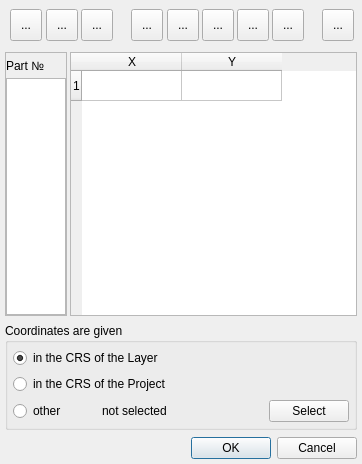
<?xml version="1.0" encoding="UTF-8"?>
<ui version="4.0">
 <class>numericalDigitize_MainDialog</class>
 <widget class="QDialog" name="numericalDigitize_MainDialog">
  <property name="windowModality">
   <enum>Qt::ApplicationModal</enum>
  </property>
  <property name="geometry">
   <rect>
    <x>0</x>
    <y>0</y>
    <width>360</width>
    <height>464</height>
   </rect>
  </property>
  <property name="windowTitle">
   <string>Add numerical feature</string>
  </property>
  <property name="toolTip">
   <string/>
  </property>
  <property name="locale">
   <locale language="English" country="UnitedStates"/>
  </property>
  <layout class="QGridLayout" name="gridLayout">
   <property name="leftMargin">
    <number>5</number>
   </property>
   <property name="topMargin">
    <number>5</number>
   </property>
   <property name="rightMargin">
    <number>5</number>
   </property>
   <property name="bottomMargin">
    <number>5</number>
   </property>
   <property name="verticalSpacing">
    <number>7</number>
   </property>
   <item row="6" column="1">
    <widget class="QGroupBox" name="groupBox">
     <property name="sizePolicy">
      <sizepolicy hsizetype="Preferred" vsizetype="Minimum">
       <horstretch>0</horstretch>
       <verstretch>0</verstretch>
      </sizepolicy>
     </property>
     <property name="title">
      <string>Coordinates are given</string>
     </property>
     <layout class="QVBoxLayout" name="verticalLayout">
      <property name="leftMargin">
       <number>5</number>
      </property>
      <property name="topMargin">
       <number>5</number>
      </property>
      <property name="rightMargin">
       <number>5</number>
      </property>
      <property name="bottomMargin">
       <number>5</number>
      </property>
      <item>
       <widget class="QRadioButton" name="rb_LayerCrs">
        <property name="text">
         <string>in the CRS of the Layer</string>
        </property>
        <property name="checked">
         <bool>true</bool>
        </property>
       </widget>
      </item>
      <item>
       <widget class="QRadioButton" name="rb_ProjectCrs">
        <property name="sizePolicy">
         <sizepolicy hsizetype="Minimum" vsizetype="Minimum">
          <horstretch>0</horstretch>
          <verstretch>0</verstretch>
         </sizepolicy>
        </property>
        <property name="text">
         <string>in the CRS of the Project</string>
        </property>
        <property name="checked">
         <bool>false</bool>
        </property>
       </widget>
      </item>
      <item>
       <layout class="QHBoxLayout" name="horizontalLayout" stretch="1,2,1">
        <property name="spacing">
         <number>10</number>
        </property>
        <property name="rightMargin">
         <number>0</number>
        </property>
        <property name="bottomMargin">
         <number>0</number>
        </property>
        <item>
         <widget class="QRadioButton" name="rb_OtherCrs">
          <property name="sizePolicy">
           <sizepolicy hsizetype="Minimum" vsizetype="Fixed">
            <horstretch>0</horstretch>
            <verstretch>0</verstretch>
           </sizepolicy>
          </property>
          <property name="text">
           <string>other</string>
          </property>
         </widget>
        </item>
        <item>
         <widget class="QLabel" name="l_OtherCrsName">
          <property name="text">
           <string>not selected</string>
          </property>
         </widget>
        </item>
        <item>
         <widget class="QPushButton" name="pb_OtherCrs">
          <property name="text">
           <string>Select</string>
          </property>
         </widget>
        </item>
       </layout>
      </item>
     </layout>
    </widget>
   </item>
   <item row="4" column="1">
    <layout class="QGridLayout" name="gridMainLayout" rowstretch="0" columnstretch="0,0">
     <property name="sizeConstraint">
      <enum>QLayout::SetDefaultConstraint</enum>
     </property>
     <property name="topMargin">
      <number>0</number>
     </property>
     <property name="horizontalSpacing">
      <number>3</number>
     </property>
     <property name="verticalSpacing">
      <number>0</number>
     </property>
     <item row="0" column="0">
      <widget class="QFrame" name="partsFrame">
       <property name="minimumSize">
        <size>
         <width>0</width>
         <height>100</height>
        </size>
       </property>
       <property name="frameShape">
        <enum>QFrame::StyledPanel</enum>
       </property>
       <layout class="QVBoxLayout" name="partsFrameLayout">
        <property name="spacing">
         <number>0</number>
        </property>
        <property name="leftMargin">
         <number>0</number>
        </property>
        <property name="topMargin">
         <number>0</number>
        </property>
        <property name="rightMargin">
         <number>0</number>
        </property>
        <property name="bottomMargin">
         <number>0</number>
        </property>
        <item>
         <widget class="QLabel" name="labelPart">
          <property name="sizePolicy">
           <sizepolicy hsizetype="Preferred" vsizetype="Fixed">
            <horstretch>0</horstretch>
            <verstretch>0</verstretch>
           </sizepolicy>
          </property>
          <property name="minimumSize">
           <size>
            <width>60</width>
            <height>25</height>
           </size>
          </property>
          <property name="maximumSize">
           <size>
            <width>60</width>
            <height>25</height>
           </size>
          </property>
          <property name="font">
           <font>
            <family>Arial</family>
            <pointsize>9</pointsize>
            <weight>50</weight>
            <bold>false</bold>
           </font>
          </property>
          <property name="text">
           <string>Part №</string>
          </property>
         </widget>
        </item>
        <item>
         <widget class="QListWidget" name="listParts">
          <property name="sizePolicy">
           <sizepolicy hsizetype="Fixed" vsizetype="Expanding">
            <horstretch>60</horstretch>
            <verstretch>0</verstretch>
           </sizepolicy>
          </property>
          <property name="minimumSize">
           <size>
            <width>60</width>
            <height>0</height>
           </size>
          </property>
          <property name="maximumSize">
           <size>
            <width>60</width>
            <height>16777215</height>
           </size>
          </property>
         </widget>
        </item>
       </layout>
      </widget>
     </item>
     <item row="0" column="1">
      <widget class="QTableWidget" name="twPoints">
       <property name="selectionMode">
        <enum>QAbstractItemView::ContiguousSelection</enum>
       </property>
       <row>
        <property name="text">
         <string>1</string>
        </property>
       </row>
       <column>
        <property name="text">
         <string>X</string>
        </property>
       </column>
       <column>
        <property name="text">
         <string>Y</string>
        </property>
       </column>
      </widget>
     </item>
    </layout>
   </item>
   <item row="7" column="1">
    <widget class="QDialogButtonBox" name="buttonBox">
     <property name="orientation">
      <enum>Qt::Horizontal</enum>
     </property>
     <property name="standardButtons">
      <set>QDialogButtonBox::Cancel|QDialogButtonBox::Ok</set>
     </property>
    </widget>
   </item>
   <item row="0" column="1">
    <widget class="QFrame" name="frameButtons">
     <property name="sizePolicy">
      <sizepolicy hsizetype="Maximum" vsizetype="Minimum">
       <horstretch>0</horstretch>
       <verstretch>0</verstretch>
      </sizepolicy>
     </property>
     <property name="minimumSize">
      <size>
       <width>0</width>
       <height>40</height>
      </size>
     </property>
     <property name="maximumSize">
      <size>
       <width>350</width>
       <height>40</height>
      </size>
     </property>
     <layout class="QHBoxLayout" name="buttonsFrameLayout">
      <property name="sizeConstraint">
       <enum>QLayout::SetMinimumSize</enum>
      </property>
      <property name="leftMargin">
       <number>0</number>
      </property>
      <property name="topMargin">
       <number>0</number>
      </property>
      <property name="rightMargin">
       <number>0</number>
      </property>
      <property name="bottomMargin">
       <number>0</number>
      </property>
      <item alignment="Qt::AlignLeft">
       <widget class="QFrame" name="partButtonsFrame">
        <property name="sizePolicy">
         <sizepolicy hsizetype="Minimum" vsizetype="Minimum">
          <horstretch>0</horstretch>
          <verstretch>0</verstretch>
         </sizepolicy>
        </property>
        <property name="minimumSize">
         <size>
          <width>115</width>
          <height>40</height>
         </size>
        </property>
        <property name="maximumSize">
         <size>
          <width>115</width>
          <height>40</height>
         </size>
        </property>
        <layout class="QHBoxLayout" name="partButtonsLayout" stretch="0,0,0">
         <property name="sizeConstraint">
          <enum>QLayout::SetDefaultConstraint</enum>
         </property>
         <property name="leftMargin">
          <number>5</number>
         </property>
         <property name="topMargin">
          <number>0</number>
         </property>
         <property name="rightMargin">
          <number>10</number>
         </property>
         <property name="bottomMargin">
          <number>0</number>
         </property>
         <item>
          <widget class="QToolButton" name="toolButtonAddPart">
           <property name="minimumSize">
            <size>
             <width>32</width>
             <height>32</height>
            </size>
           </property>
           <property name="maximumSize">
            <size>
             <width>32</width>
             <height>32</height>
            </size>
           </property>
           <property name="toolTip">
            <string>Add part</string>
           </property>
           <property name="text">
            <string>...</string>
           </property>
           <property name="icon">
            <iconset>
             <normaloff>:/plugins/numericalDigitize/images/mActionAddPart.svg</normaloff>:/plugins/numericalDigitize/images/mActionAddPart.svg</iconset>
           </property>
           <property name="iconSize">
            <size>
             <width>32</width>
             <height>32</height>
            </size>
           </property>
           <property name="toolButtonStyle">
            <enum>Qt::ToolButtonIconOnly</enum>
           </property>
          </widget>
         </item>
         <item>
          <widget class="QToolButton" name="toolButtonRemovePart">
           <property name="minimumSize">
            <size>
             <width>32</width>
             <height>32</height>
            </size>
           </property>
           <property name="maximumSize">
            <size>
             <width>32</width>
             <height>32</height>
            </size>
           </property>
           <property name="contextMenuPolicy">
            <enum>Qt::DefaultContextMenu</enum>
           </property>
           <property name="toolTip">
            <string>Remove part</string>
           </property>
           <property name="text">
            <string>...</string>
           </property>
           <property name="icon">
            <iconset>
             <normaloff>:/plugins/numericalDigitize/images/mActionDeletePart.svg</normaloff>:/plugins/numericalDigitize/images/mActionDeletePart.svg</iconset>
           </property>
           <property name="iconSize">
            <size>
             <width>32</width>
             <height>32</height>
            </size>
           </property>
           <property name="toolButtonStyle">
            <enum>Qt::ToolButtonIconOnly</enum>
           </property>
          </widget>
         </item>
         <item>
          <widget class="QToolButton" name="toolButtonAddRing">
           <property name="minimumSize">
            <size>
             <width>32</width>
             <height>32</height>
            </size>
           </property>
           <property name="maximumSize">
            <size>
             <width>32</width>
             <height>32</height>
            </size>
           </property>
           <property name="toolTip">
            <string>Add polygon ring</string>
           </property>
           <property name="text">
            <string>...</string>
           </property>
           <property name="icon">
            <iconset>
             <normaloff>:/plugins/numericalDigitize/images/mActionAddRing.svg</normaloff>:/plugins/numericalDigitize/images/mActionAddRing.svg</iconset>
           </property>
           <property name="iconSize">
            <size>
             <width>32</width>
             <height>32</height>
            </size>
           </property>
          </widget>
         </item>
        </layout>
       </widget>
      </item>
      <item alignment="Qt::AlignLeft">
       <widget class="QFrame" name="rowButtonsFrame">
        <property name="sizePolicy">
         <sizepolicy hsizetype="Minimum" vsizetype="Minimum">
          <horstretch>0</horstretch>
          <verstretch>0</verstretch>
         </sizepolicy>
        </property>
        <property name="minimumSize">
         <size>
          <width>185</width>
          <height>40</height>
         </size>
        </property>
        <property name="maximumSize">
         <size>
          <width>185</width>
          <height>40</height>
         </size>
        </property>
        <property name="frameShape">
         <enum>QFrame::NoFrame</enum>
        </property>
        <property name="frameShadow">
         <enum>QFrame::Raised</enum>
        </property>
        <property name="lineWidth">
         <number>0</number>
        </property>
        <layout class="QHBoxLayout" name="buttonsRowLayout">
         <property name="leftMargin">
          <number>5</number>
         </property>
         <property name="topMargin">
          <number>0</number>
         </property>
         <property name="rightMargin">
          <number>10</number>
         </property>
         <property name="bottomMargin">
          <number>0</number>
         </property>
         <item>
          <widget class="QToolButton" name="toolButtonCopy">
           <property name="sizePolicy">
            <sizepolicy hsizetype="Fixed" vsizetype="Fixed">
             <horstretch>0</horstretch>
             <verstretch>0</verstretch>
            </sizepolicy>
           </property>
           <property name="minimumSize">
            <size>
             <width>32</width>
             <height>32</height>
            </size>
           </property>
           <property name="maximumSize">
            <size>
             <width>32</width>
             <height>32</height>
            </size>
           </property>
           <property name="toolTip">
            <string>Copy to clipboard</string>
           </property>
           <property name="text">
            <string>...</string>
           </property>
           <property name="icon">
            <iconset>
             <normaloff>:/plugins/numericalDigitize/images/mActionEditCopy.svg</normaloff>:/plugins/numericalDigitize/images/mActionEditCopy.svg</iconset>
           </property>
           <property name="iconSize">
            <size>
             <width>32</width>
             <height>32</height>
            </size>
           </property>
          </widget>
         </item>
         <item>
          <widget class="QToolButton" name="toolButtonPaste">
           <property name="minimumSize">
            <size>
             <width>32</width>
             <height>32</height>
            </size>
           </property>
           <property name="maximumSize">
            <size>
             <width>32</width>
             <height>32</height>
            </size>
           </property>
           <property name="toolTip">
            <string>Paste from clipboard</string>
           </property>
           <property name="text">
            <string>...</string>
           </property>
           <property name="icon">
            <iconset>
             <normaloff>:/plugins/numericalDigitize/images/mActionEditPaste.svg</normaloff>:/plugins/numericalDigitize/images/mActionEditPaste.svg</iconset>
           </property>
           <property name="iconSize">
            <size>
             <width>32</width>
             <height>32</height>
            </size>
           </property>
           <property name="toolButtonStyle">
            <enum>Qt::ToolButtonIconOnly</enum>
           </property>
          </widget>
         </item>
         <item>
          <widget class="QToolButton" name="toolButtonSwap">
           <property name="minimumSize">
            <size>
             <width>32</width>
             <height>32</height>
            </size>
           </property>
           <property name="maximumSize">
            <size>
             <width>32</width>
             <height>32</height>
            </size>
           </property>
           <property name="toolTip">
            <string>Swap values of X and Y columns</string>
           </property>
           <property name="text">
            <string>...</string>
           </property>
           <property name="icon">
            <iconset>
             <normaloff>:/plugins/numericalDigitize/images/swap.svg</normaloff>:/plugins/numericalDigitize/images/swap.svg</iconset>
           </property>
           <property name="iconSize">
            <size>
             <width>24</width>
             <height>24</height>
            </size>
           </property>
           <property name="toolButtonStyle">
            <enum>Qt::ToolButtonIconOnly</enum>
           </property>
          </widget>
         </item>
         <item alignment="Qt::AlignLeft">
          <widget class="QToolButton" name="toolButtonAddRows">
           <property name="minimumSize">
            <size>
             <width>32</width>
             <height>32</height>
            </size>
           </property>
           <property name="maximumSize">
            <size>
             <width>32</width>
             <height>32</height>
            </size>
           </property>
           <property name="toolTip">
            <string>Add row</string>
           </property>
           <property name="text">
            <string>...</string>
           </property>
           <property name="icon">
            <iconset>
             <normaloff>:/plugins/numericalDigitize/images/mActionNewTableRow.svg</normaloff>:/plugins/numericalDigitize/images/mActionNewTableRow.svg</iconset>
           </property>
           <property name="iconSize">
            <size>
             <width>32</width>
             <height>32</height>
            </size>
           </property>
           <property name="toolButtonStyle">
            <enum>Qt::ToolButtonIconOnly</enum>
           </property>
          </widget>
         </item>
         <item>
          <widget class="QToolButton" name="toolButtonRemoveRows">
           <property name="minimumSize">
            <size>
             <width>32</width>
             <height>32</height>
            </size>
           </property>
           <property name="maximumSize">
            <size>
             <width>32</width>
             <height>32</height>
            </size>
           </property>
           <property name="contextMenuPolicy">
            <enum>Qt::DefaultContextMenu</enum>
           </property>
           <property name="toolTip">
            <string>Delete rows</string>
           </property>
           <property name="text">
            <string>...</string>
           </property>
           <property name="icon">
            <iconset>
             <normaloff>:/plugins/numericalDigitize/images/mActionDeleteTableRow.svg</normaloff>:/plugins/numericalDigitize/images/mActionDeleteTableRow.svg</iconset>
           </property>
           <property name="iconSize">
            <size>
             <width>32</width>
             <height>32</height>
            </size>
           </property>
           <property name="toolButtonStyle">
            <enum>Qt::ToolButtonIconOnly</enum>
           </property>
          </widget>
         </item>
        </layout>
       </widget>
      </item>
      <item alignment="Qt::AlignLeft">
       <widget class="QFrame" name="reprojectFrame">
        <property name="sizePolicy">
         <sizepolicy hsizetype="Minimum" vsizetype="Minimum">
          <horstretch>0</horstretch>
          <verstretch>0</verstretch>
         </sizepolicy>
        </property>
        <property name="minimumSize">
         <size>
          <width>40</width>
          <height>40</height>
         </size>
        </property>
        <property name="maximumSize">
         <size>
          <width>40</width>
          <height>40</height>
         </size>
        </property>
        <layout class="QHBoxLayout" name="reprojectLayout">
         <property name="leftMargin">
          <number>5</number>
         </property>
         <property name="topMargin">
          <number>0</number>
         </property>
         <property name="rightMargin">
          <number>10</number>
         </property>
         <property name="bottomMargin">
          <number>0</number>
         </property>
         <item>
          <widget class="QToolButton" name="toolButtonReproject">
           <property name="sizePolicy">
            <sizepolicy hsizetype="Fixed" vsizetype="Fixed">
             <horstretch>32</horstretch>
             <verstretch>32</verstretch>
            </sizepolicy>
           </property>
           <property name="minimumSize">
            <size>
             <width>32</width>
             <height>32</height>
            </size>
           </property>
           <property name="maximumSize">
            <size>
             <width>32</width>
             <height>32</height>
            </size>
           </property>
           <property name="text">
            <string>...</string>
           </property>
           <property name="icon">
            <iconset>
             <normaloff>:/plugins/numericalDigitize/images/mActionSetProjection.svg</normaloff>:/plugins/numericalDigitize/images/mActionSetProjection.svg</iconset>
           </property>
           <property name="iconSize">
            <size>
             <width>32</width>
             <height>32</height>
            </size>
           </property>
          </widget>
         </item>
        </layout>
       </widget>
      </item>
     </layout>
     <zorder>rowButtonsFrame</zorder>
     <zorder>partButtonsFrame</zorder>
     <zorder>reprojectFrame</zorder>
    </widget>
   </item>
  </layout>
 </widget>
 <resources/>
 <connections>
  <connection>
   <sender>buttonBox</sender>
   <signal>rejected()</signal>
   <receiver>numericalDigitize_MainDialog</receiver>
   <slot>reject()</slot>
   <hints>
    <hint type="sourcelabel">
     <x>316</x>
     <y>260</y>
    </hint>
    <hint type="destinationlabel">
     <x>286</x>
     <y>274</y>
    </hint>
   </hints>
  </connection>
 </connections>
</ui>
